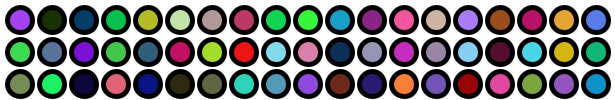
Frame 1 (no input)
Frame 60 (the mouse pressed at the canvas centre just before this capture): identical to frame 1, image omitted
Frame 120 (the mouse held since frame 60 and released just before this capture): identical to frame 1, image omitted

The Processing sketch that drew this single still picture (run headless with seeded random() and noise(); from frame 60 on, the mouse is pressed at the canvas centre):

// Processing sketch: CircleBlogInspiration
// ── CircleBlogInspiration.pde
//tatic Circle Array
//by Peter Dunham 12/23/2017
// Free to use and modify




myApplication myApp;
RndColorCircle myCir;


//myApplication 
class myApplication
{
 int diameter=25;
 int spacing=7;
 int stroke=5;
 int delay=200;
 //int appWidth=750;
 //int appHeight=750;

   myApplication()
   {
   for (int c=1 ; (diameter+spacing)*c-diameter/2 < width; c++)
     for (int r =1 ; (diameter+spacing)*r-diameter/2 <height ; r++)
     {
         myCir = new RndColorCircle(stroke,(diameter+spacing)*c-diameter/2,(diameter+spacing)*r-diameter/2,diameter);  
      }
    
     delay(delay);
    }  
}


class RndColorCircle
{
  RndColorCircle(int stroke, int xpos, int ypos, int diameter)
  {
  strokeWeight(stroke); 
  fill(random(0,255),random(0,255),random(0,255));
  ellipse(xpos,ypos,diameter,diameter);    
  } 
}



//1 of 2 PROCESSING "main" program
//This runs once and is for static intializations
void setup(){
   size (615,100);
   background(255,255,255);
   myApp=new myApplication();
   
   String y=str(year());
   String h=str(hour());
   String m=str(minute());
   String s=str(second());
   String timestamp= y+ h + m +s;
   
   save("test"+ timestamp+".png");
   
}

//2 of 2 PROCESSING "main" program
//this is where the dynamic stuff happens
void draw(){
   //myApp=new myApplication();
}









 
  





   
   
   
   

 
